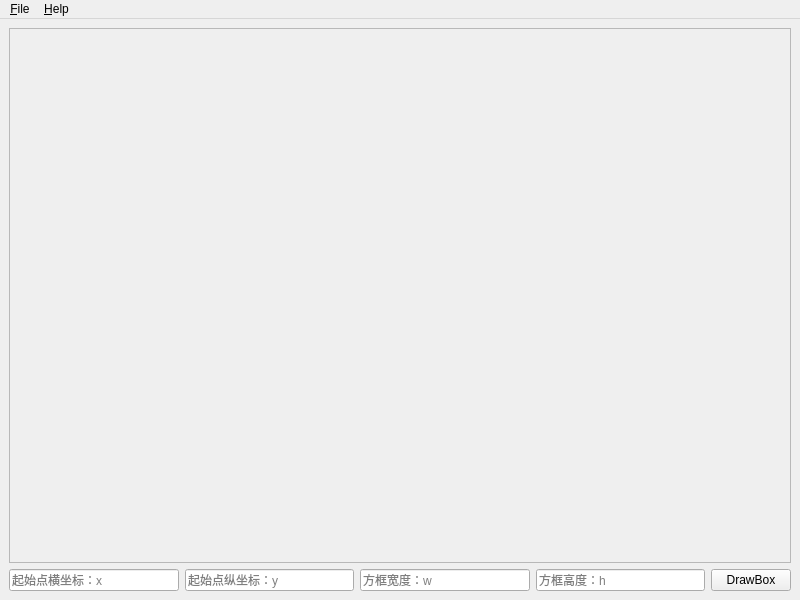
<?xml version="1.0" encoding="UTF-8"?>
<ui version="4.0">
 <class>MainWindow</class>
 <widget class="QMainWindow" name="MainWindow">
  <property name="geometry">
   <rect>
    <x>0</x>
    <y>0</y>
    <width>800</width>
    <height>600</height>
   </rect>
  </property>
  <property name="sizePolicy">
   <sizepolicy hsizetype="Preferred" vsizetype="Preferred">
    <horstretch>0</horstretch>
    <verstretch>0</verstretch>
   </sizepolicy>
  </property>
  <property name="windowTitle">
   <string>Image Viewer</string>
  </property>
  <widget class="QWidget" name="centralwidget">
   <layout class="QGridLayout" name="gridLayout">
    <item row="0" column="0">
     <widget class="QScrollArea" name="scrollArea">
      <property name="widgetResizable">
       <bool>true</bool>
      </property>
      <widget class="QWidget" name="scrollAreaWidgetContents">
       <property name="geometry">
        <rect>
         <x>0</x>
         <y>0</y>
         <width>780</width>
         <height>526</height>
        </rect>
       </property>
       <layout class="QGridLayout" name="gridLayout_2">
        <item row="0" column="0">
         <widget class="QLabel" name="labelImage">
          <property name="lineWidth">
           <number>1</number>
          </property>
          <property name="text">
           <string/>
          </property>
          <property name="alignment">
           <set>Qt::AlignCenter</set>
          </property>
         </widget>
        </item>
       </layout>
      </widget>
     </widget>
    </item>
    <item row="1" column="0">
     <layout class="QHBoxLayout" name="horizontalLayout">
      <item>
       <widget class="QLineEdit" name="line_x">
        <property name="placeholderText">
         <string>起始点横坐标：x</string>
        </property>
       </widget>
      </item>
      <item>
       <widget class="QLineEdit" name="line_y">
        <property name="placeholderText">
         <string>起始点纵坐标：y</string>
        </property>
       </widget>
      </item>
      <item>
       <widget class="QLineEdit" name="line_w">
        <property name="placeholderText">
         <string>方框宽度：w</string>
        </property>
       </widget>
      </item>
      <item>
       <widget class="QLineEdit" name="line_h">
        <property name="placeholderText">
         <string>方框高度：h</string>
        </property>
       </widget>
      </item>
      <item>
       <widget class="QPushButton" name="btnDrawBox">
        <property name="text">
         <string>DrawBox</string>
        </property>
       </widget>
      </item>
     </layout>
    </item>
   </layout>
  </widget>
  <widget class="QMenuBar" name="menubar">
   <property name="geometry">
    <rect>
     <x>0</x>
     <y>0</y>
     <width>800</width>
     <height>23</height>
    </rect>
   </property>
   <widget class="QMenu" name="menu_File">
    <property name="title">
     <string>&amp;File</string>
    </property>
    <addaction name="action_Open"/>
    <addaction name="separator"/>
    <addaction name="action_Exit"/>
   </widget>
   <widget class="QMenu" name="menu_Help">
    <property name="title">
     <string>&amp;Help</string>
    </property>
   </widget>
   <addaction name="menu_File"/>
   <addaction name="menu_Help"/>
  </widget>
  <action name="action_Open">
   <property name="text">
    <string>&amp;Open</string>
   </property>
  </action>
  <action name="action_Exit">
   <property name="text">
    <string>&amp;Exit</string>
   </property>
  </action>
 </widget>
 <resources/>
 <connections>
  <connection>
   <sender>line_x</sender>
   <signal>returnPressed()</signal>
   <receiver>btnDrawBox</receiver>
   <slot>click()</slot>
   <hints>
    <hint type="sourcelabel">
     <x>87</x>
     <y>580</y>
    </hint>
    <hint type="destinationlabel">
     <x>740</x>
     <y>581</y>
    </hint>
   </hints>
  </connection>
  <connection>
   <sender>line_y</sender>
   <signal>returnPressed()</signal>
   <receiver>btnDrawBox</receiver>
   <slot>click()</slot>
   <hints>
    <hint type="sourcelabel">
     <x>288</x>
     <y>573</y>
    </hint>
    <hint type="destinationlabel">
     <x>746</x>
     <y>577</y>
    </hint>
   </hints>
  </connection>
  <connection>
   <sender>line_w</sender>
   <signal>returnPressed()</signal>
   <receiver>btnDrawBox</receiver>
   <slot>click()</slot>
   <hints>
    <hint type="sourcelabel">
     <x>474</x>
     <y>582</y>
    </hint>
    <hint type="destinationlabel">
     <x>753</x>
     <y>578</y>
    </hint>
   </hints>
  </connection>
  <connection>
   <sender>line_h</sender>
   <signal>returnPressed()</signal>
   <receiver>btnDrawBox</receiver>
   <slot>click()</slot>
   <hints>
    <hint type="sourcelabel">
     <x>628</x>
     <y>571</y>
    </hint>
    <hint type="destinationlabel">
     <x>733</x>
     <y>578</y>
    </hint>
   </hints>
  </connection>
 </connections>
</ui>
